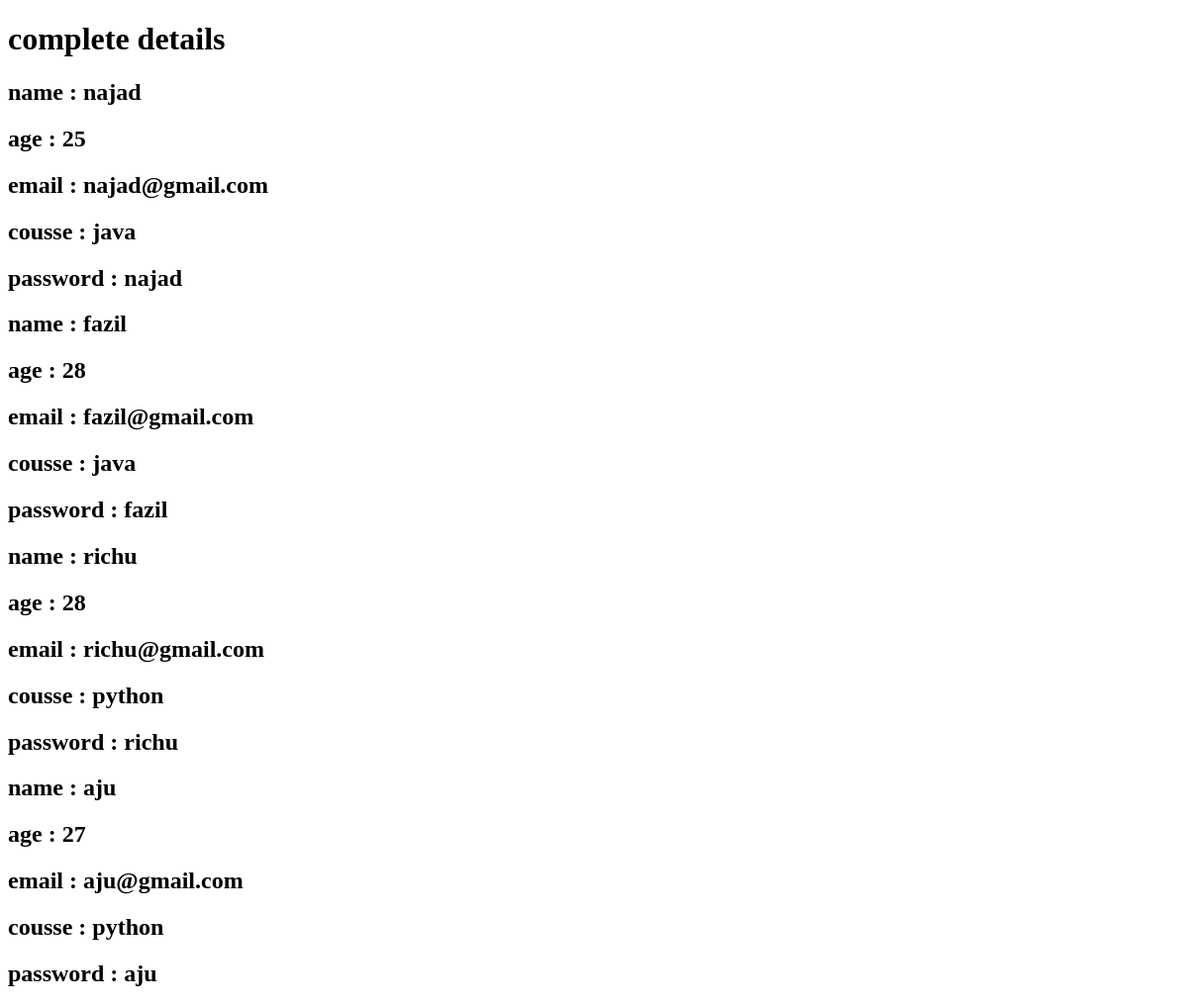
The app's page /fetch_data, older data.
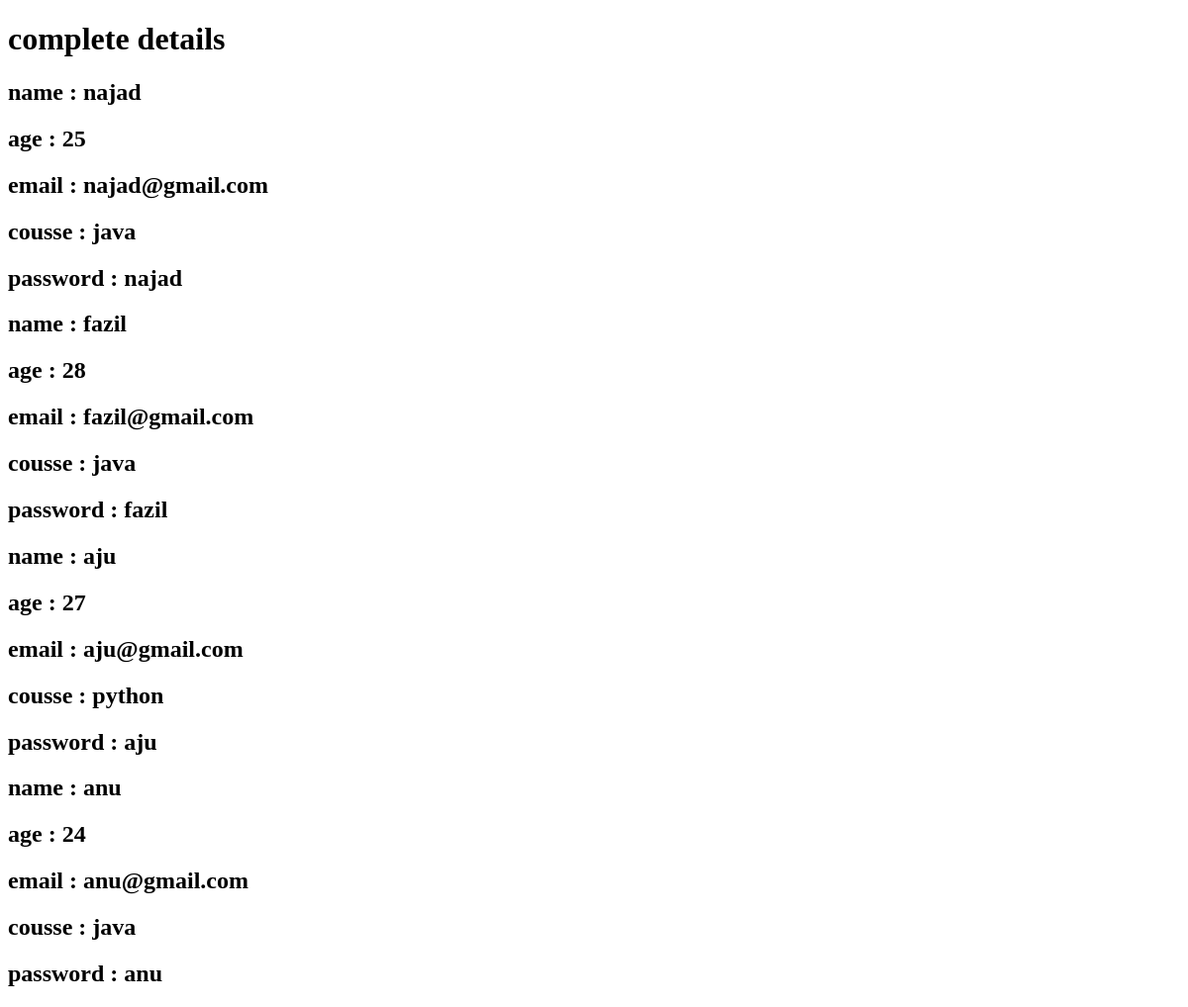
The same page, newer data.
### myapp/models.py (models this page shows, shortened)
class Student(models.Model) :
    name = models.CharField(max_length=100)
    age = models.IntegerField()
    age = models.IntegerField()
    email = models.EmailField()
    course = models.CharField(max_length=100)
    password = models.CharField(max_length=100)
    class Meta :
        db_table = "student"

### myapp/views.py (the view)
# urls.py: path( 'fetch_data',views.fetch_data),
def fetch_data(request) :
    s=Student.objects.all()
    return render(request , "fetch.html" , {"data": s})

### myapp/templates/fetch.html (shortened to what this page needs)
<!DOCTYPE html>
<html lang="en">
<head>
</head>
<body>
    <h1>complete details</h1>
    {% for i in data %}
    <h2>name : {{i.name}}</h2>
    <h2>age : {{i.age}}</h2>
    <h2>email : {{i.email}}</h2>
    <h2>cousse : {{i.course}}</h2>
    <h2>password : {{i.password}}</h2>
    {% endfor %}
</body>
</html>

Row changes from the older to the newer data that the page shows:
removed Student: name "richu", age "28", email "richu@gmail.com", course "python", password "richu"
added Student: name "anu", age "24", email "anu@gmail.com", course "java", password "anu"
